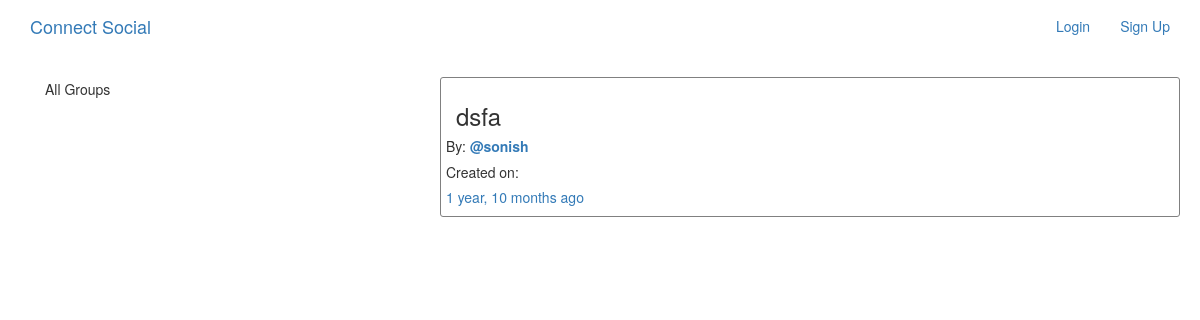
The app's page /posts/, older data.
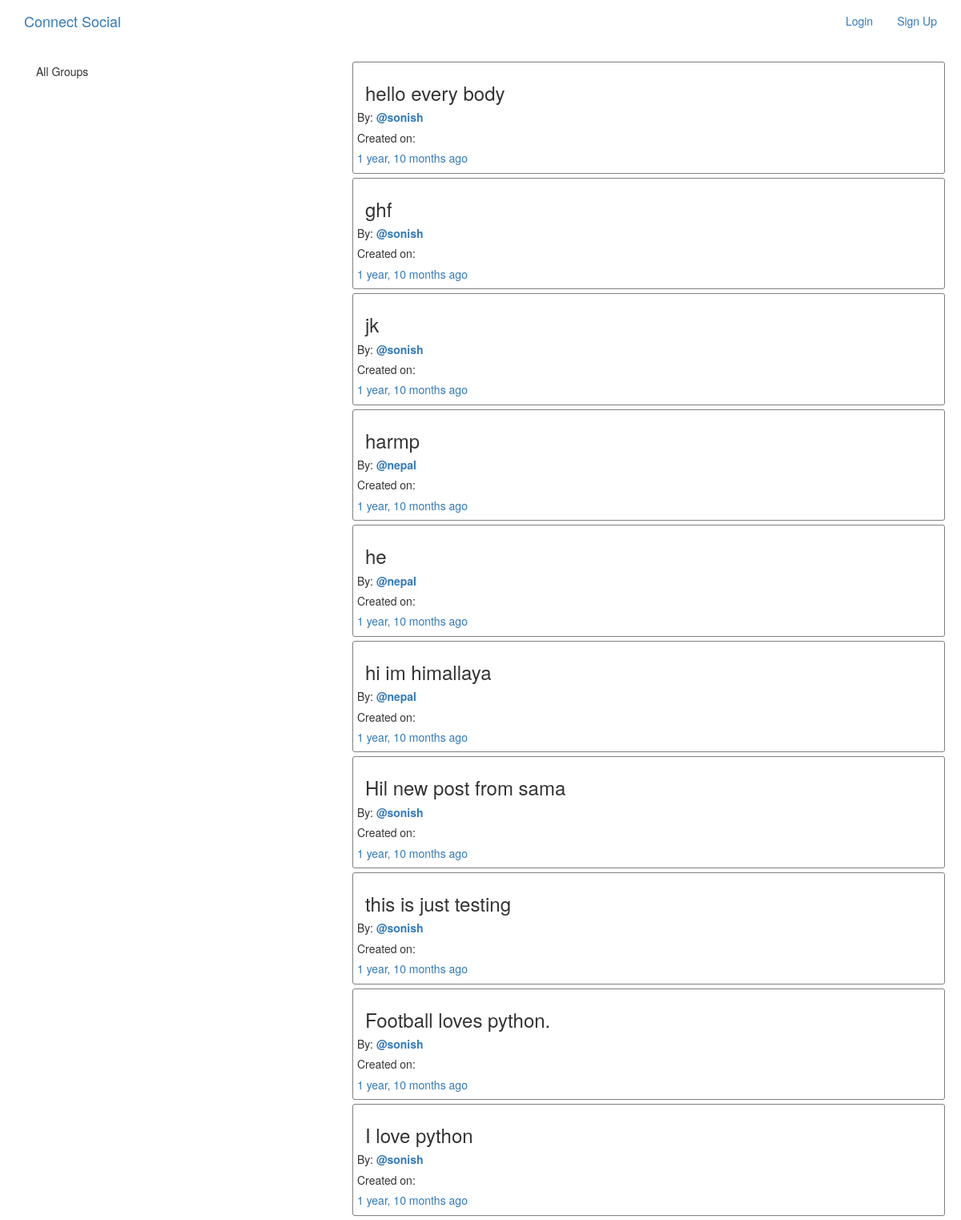
The same page, newer data.
### posts/models.py (models this page shows, shortened)
class Post(models.Model):
    user = models.ForeignKey(User,related_name="posts",on_delete=models.CASCADE)
    created_at = models.DateTimeField(auto_now= True)
    message = models.TextField()
    message_html = models.TextField(editable = False)
    group = models.ForeignKey(Group,related_name = "posts",null = True,blank=True,on_delete=models.CASCADE)
    class Meta:
        ordering= ['-created_at']
        unique_together = ['user','message']

### posts/views.py (the view)
class PostList(SelectRelatedMixin,generic.ListView):
    model = models.Post
    select_related = ('user','group')

### posts/templates/posts/post_list.html (shortened to what this page needs)
{%extends "posts/post_base.html"%}
{%block pre_post%}
  <div class="col-md-4">
    <div class="card card-with-shadow">
      <div class="content">
        <h5 class="title">All Groups</h5>
      </div>
    </div>
  </div>
{%endblock%}
{%block post_content%}
<div class="col-md-8">
  {%for post in post_list%}
    {%include "posts/_post.html"%}
    {%endfor%}
</div>
{%endblock%}

### posts/templates/posts/_post.html (shortened to what this page needs)
{%load humanize%}
<div class="poster">
  <h3>{{post.message_html|safe}}</h3>
  <div class="media-body">
    <h5 class="media-heading">
    <span class="username">
    By:  <a href="{%url 'posts:for_user' username=post.user.username%}"><strong>@{{post.user.username}}</strong></a>
    </span>
    <time class="time">
      <h5>Created on:</h5>
      <a href="{%url 'posts:single' username=post.user.username pk=post.pk%}">{{post.created_at|timesince}}
        ago
      </a>
    </time>
    </h5>
  </div>
</div>

Row changes from the older to the newer data that the page shows:
removed Post: message_html "dsfa", user.username "sonish", created_at "1 year, 10 months"
added Post: message_html "hello every body", user.username "sonish", created_at "1 year, 10 months"
added Post: message_html "ghf", user.username "sonish", created_at "1 year, 10 months"
added Post: message_html "jk", user.username "sonish", created_at "1 year, 10 months"
added Post: message_html "harmp", user.username "nepal", created_at "1 year, 10 months"
added Post: message_html "he", user.username "nepal", created_at "1 year, 10 months"
added Post: message_html "hi im himallaya", user.username "nepal", created_at "1 year, 10 months"
added Post: message_html "Hil new post from sama", user.username "sonish", created_at "1 year, 10 months"
added Post: message_html "this is just testing", user.username "sonish", created_at "1 year, 10 months"
added Post: message_html "Football loves python.", user.username "sonish", created_at "1 year, 10 months"
added Post: message_html "I love python", user.username "sonish", created_at "1 year, 10 months"
